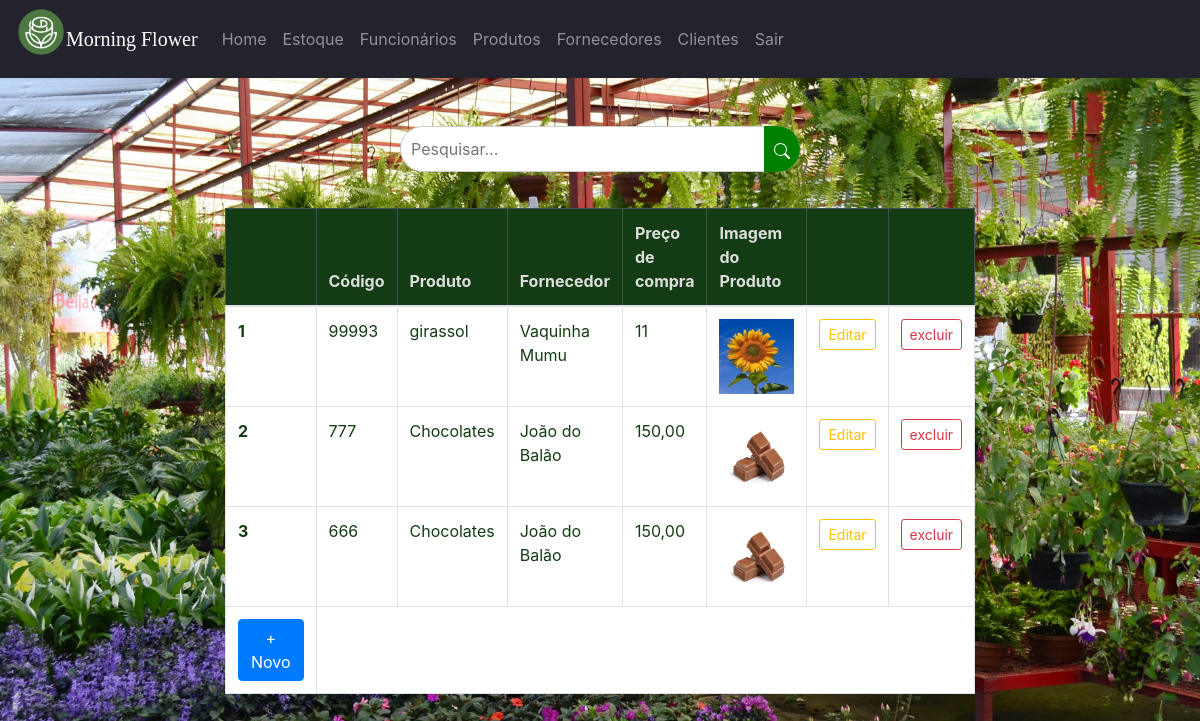
The page /painel/index.php?acao=produtos (signed in) on the database its author committed.
### tables this page shows
CREATE TABLE `produtos` (
  `id` int(11) NOT NULL,
  `codigo` int(11) NOT NULL,
  `produto` varchar(225) NOT NULL,
  `estoque` varchar(10) NOT NULL,
  `precodecompra` varchar(14) NOT NULL,
  `precodevenda` varchar(20) NOT NULL,
  `fornecedor` varchar(225) NOT NULL,
  `validade` varchar(100) NOT NULL,
  `observacao` varchar(225) DEFAULT NULL,
  `categoria` varchar(45) DEFAULT NULL,
  `imagem` varchar(50) DEFAULT NULL
);

### consultaSQL.php (called while the page is built, shortened)
<?php
function conectar() {
$hostname = 'localhost';
$database = 'morning flower';
$username = 'root';
$password = '';
try {
    $conexao = new PDO("mysql:host=$hostname;dbname=$database", $username, $password);
    return $conexao;
} catch (PDOException $e) {
    die("Erro na conexão com o banco de dados: " . $e);
}
}
function select($tabela, $where = null) {
    $conexao = conectar();
    try {
        if (isset($where)) {
            $sql = "SELECT * FROM $tabela WHERE $where";
            $stmt = $conexao->prepare($sql);
        } else {
            $sql = "SELECT * FROM $tabela";
            $stmt = $conexao->prepare($sql);
        }
        $stmt->execute();
        $resultado = $stmt->fetchAll();
        return $resultado;
    } catch (PDOException $e) {
        echo "Erro: " . $e->getMessage();
    }
}

### painel/produtos.php (the view, shortened to what this page needs)
<?php
$listaProdutos = select('produtos');
?>
<form method="POST" action="index.php?acao=produtos">
  <div class="search-container">
    <div class="search-wrapper">
      <input type="text" id="searchInput" name="pesquisar" placeholder="Pesquisar...">
      <button type="submit" id="searchButton" onclick="searchDate()">
      </button>
    </div>
  </div>
</form>
<div class="tabela">
  <table class="table table-bordered table-hover mt-3">
    <thead class="table-dark cordatabela">
      <tr>
        <th scope="col"></th>
        <th scope="col">Código</th>
        <th scope="col">Produto</th>
        <th scope="col">Fornecedor</th>
        <th scope="col">Preço de compra</th>
        <th scope="col">Imagem do Produto</th>
        <th scope="col"> </th>
        <th scope="col"> </th>
      </tr>
    </thead>
    <tbody>
      <?php
      foreach ($listaProdutos as $indice => $linha) { ?>
        <tr class="">
          <th scope="row"><?php echo $indice + 1; ?></th>
          <td><?php echo $linha['codigo']; ?></td>
          <td><?php echo $linha['produto']; ?></td>
          <td><?php echo $linha['fornecedor']; ?></td>
          <td><?php echo $linha['precodecompra']; ?></td>
          <td>
            <img src="<?php echo $linha['imagem']; ?>" width="75" height="75" />
          </td>
          <td>
            <a href="index.php?acao=produtos&editar=<?php echo $linha['id']; ?>" class="btn btn-outline-warning btn-sm editar-produtos" data-info='<?php echo json_encode($linha); ?>' data-toggle="modal" data-target="#editarprodutosModal" name="editar">Editar</a>
          </td>
          <td><a href="index.php?acao=produtos&excluir" class="btn btn-outline-danger btn-sm excluir-produtos" data-id="<?php echo $linha['id']; ?>" data-codigo="<?php echo $linha['produto']; ?>">excluir</a></td>
        </tr>
      <?php };
      ?>
      <td scope="row">
        <button type="button" class="btn btn-primary" data-toggle="modal" data-target="#exampleModalCenter ">+ Novo </button>
      </td>
    </tbody>
  </table>
</div>

### painel/index.php (shortened to what this page needs)
<?php
include_once('../consultaSQL.php');
?>
<!DOCTYPE html>
<html lang="pt-br">
<head>
    <link rel="stylesheet" href="https://stackpath.bootstrapcdn.com/bootstrap/4.5.2/css/bootstrap.min.css">
    <link rel="stylesheet" href="../css/telainicial.css" />
    <link rel="stylesheet" href="https://cdnjs.cloudflare.com/ajax/libs/font-awesome/5.15.3/css/all.min.css">
    <link rel="stylesheet" href="../css/styles.css">
    <link rel="stylesheet" href="https://maxcdn.bootstrapcdn.com/bootstrap/4.5.2/css/bootstrap.min.css">
</head>
<body class="login">
    <header class="corpo">
        <nav class="navbar navbar-expand-lg navbar-dark bg-dark mb-5">
            <div class="iconelogo">
                <img src="../img/logo.png.png" class="img-fluid">
            </div>
            <a class="navbar-brand" href="index.php" style="font-family: lucida handwriting;">Morning Flower</a>
            <div class="collapse navbar-collapse" id="navbarNavAltMarkup">
                <div class="navbar-nav">
                    <a class="nav-item nav-link " href="index.php">Home <span class="sr-only">(Página atual)</span></a>
                    <a class="nav-item nav-link " href="index.php?acao=estoque">Estoque</a>
                    <a class="nav-item nav-link " href="index.php?acao=funcionarios">Funcionários</a>
                    <a class="nav-item nav-link " href="index.php?acao=produtos">Produtos</a>
                    <a class="nav-item nav-link  " href="index.php?acao=fornecedores">Fornecedores</a>
                    <a class="nav-item nav-link  " href="index.php?acao=clientes">Clientes</a>
                    <a class="nav-item nav-link" href="../logout.php">Sair</a>
                </div>
            </div>
        </nav>
    </header>
    <div>
        <?php
        if (isset($_GET['acao'])) {
            $acao = $_GET['acao'];
            if ($acao == 'estoque') {
                include('estoque.php');
            } elseif ($acao == 'funcionarios') {
                include('funcionarios.php');
            } elseif ($acao == 'produtos') {
                include('produtos.php');
            } elseif ($acao == 'fornecedores') {
                include('fornecedores.php');
            } elseif ($acao == 'clientes') {
                include('clientes.php');
            }
        } else {
            include('home.php');
        }
        ?>
</body>
</html>

### css/telainicial.css (style rules this page uses)
body, html { margin: 0; padding: 0; font-family: Arial, Helvetica, sans-serif; }
body.login { background-image: url("../img/imagemdefundo.jpg") ; background-repeat: no-repeat; background-size: cover; background-attachment: fixed; }
header.corpo { padding: 0px; box-shadow: 10 2px 4px rgba(0, 0, 0, 0.1); }
div.iconelogo img { max-width: 50px; height: auto; margin: 0 auto 15px; display: block; }
nav.navbar { background-color: #23232e !important; }
table.table-bordered { background-color: white !important; width: 60%; color: #143c14 !important; }
thead.cordatabela { background-color: #143c14 !important; color: #ddd; }
div.tabela { display: flex; justify-content: center; }

### css/styles.css (style rules this page uses)
.search-container { margin: 20px auto; max-width: 400px; position: relative; }
.search-wrapper { position: relative; }
#searchInput { width: 100%; padding: 10px 40px 10px 10px; font-size: 16px; border: 1px solid #ccc; border-radius: 25px; }
#searchButton { position: absolute; top: 0; right: 0; height: 100%; padding: 10px; font-size: 16px; background-color: green; color: #fff; border: none; border-radius: 0 25px 25px 0; cursor: pointer; }

### rows shown on the page
produtos: codigo "99993", produto "girassol", fornecedor "Vaquinha Mumu", precodecompra "11", imagem (picture)
produtos: codigo "777", produto "Chocolates", fornecedor "João do Balão", precodecompra "150,00", imagem (picture)
produtos: codigo "666", produto "Chocolates", fornecedor "João do Balão", precodecompra "150,00", imagem (picture)
